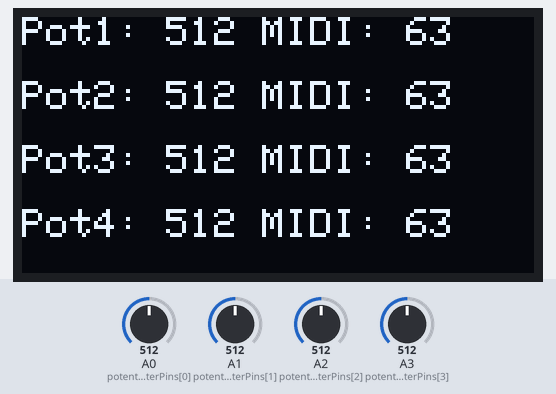
Bench run of a sketch on a simulated Arduino Uno, built with avr-gcc and run on an emulated ATmega328P. Parts: 128×64 one-colour display. The inputs (shaded band) are chosen by the test bench; at power-on: A0 (potentiometerPins[0]) = 512, A1 (potentiometerPins[1]) = 512, A2 (potentiometerPins[2]) = 512, A3 (potentiometerPins[3]) = 512. The display library's start-up logo is not drawn; what the sketch prints to the serial monitor is not drawn.

Above: at 3.2 s.
3.3 s: A0 (potentiometerPins[0]) set to 716
At 4.1 s:
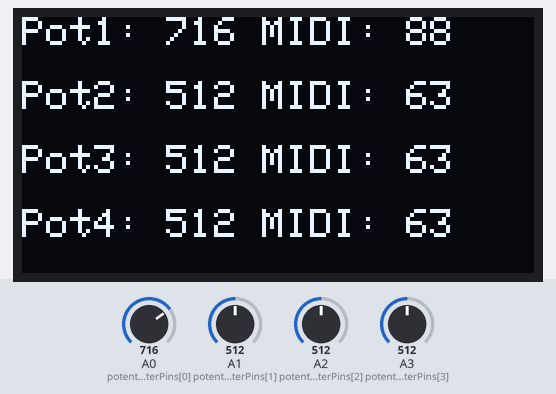
5.1 s: A1 (potentiometerPins[1]) set to 716
At 6.6 s:
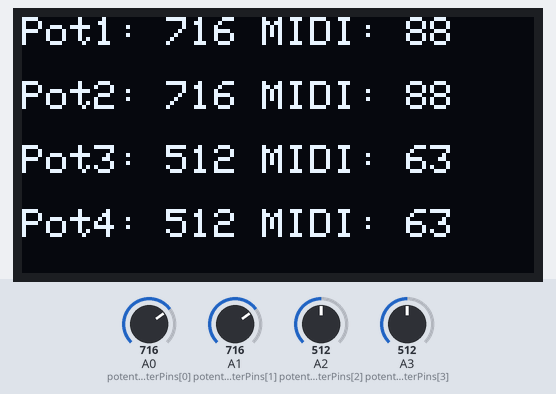
6.9 s: A2 (potentiometerPins[2]) set to 716
At 8.0 s:
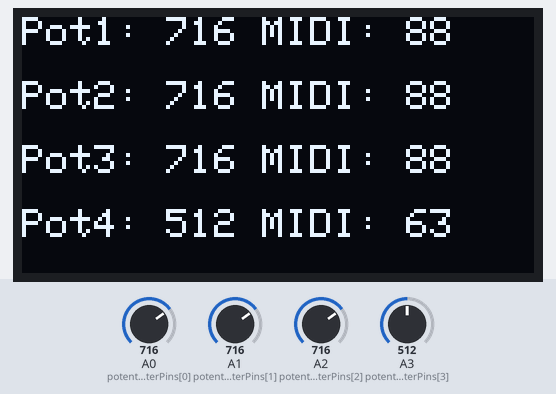
8.7 s: A3 (potentiometerPins[3]) set to 716
At 9.4 s:
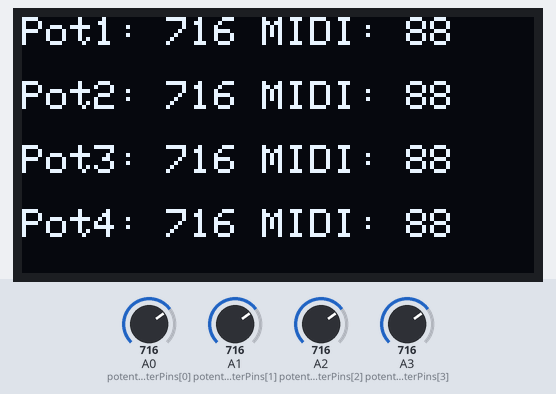
10.5 s: A0 (potentiometerPins[0]) set to 992
At 12.0 s:
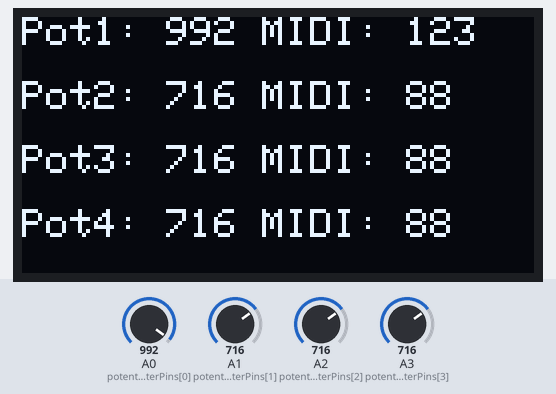
12.3 s: A1 (potentiometerPins[1]) set to 992
At 13.4 s:
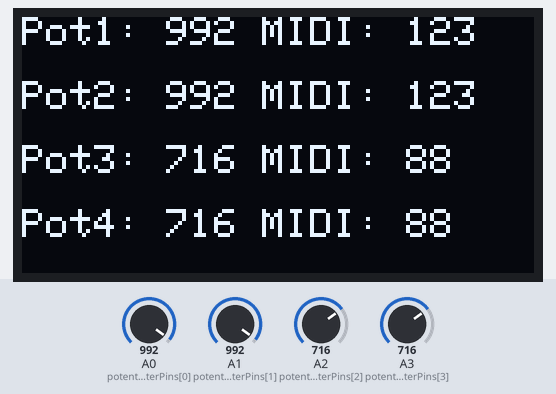
Timing chart, 0 to 15.1 s (numbered marks = the images above; inputs shaded):
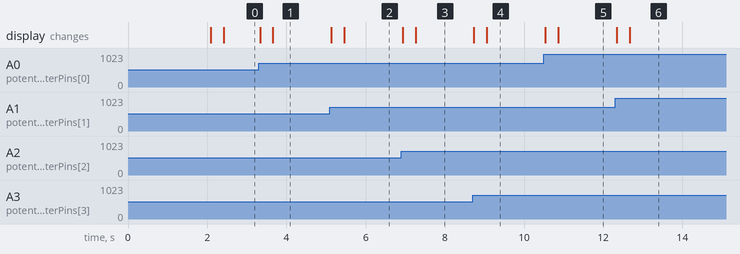

Measured:
- after the input at 3.3 s, the display: first changes at once (image 1 shows a later state)
- after the input at 5.1 s, the display: first changes at once (image 2 shows a later state)
- after the input at 6.9 s, the display: first changes at once (image 3 shows a later state)
- after the input at 8.7 s, the display: first changes at once (image 4 shows a later state)
- after the input at 10.5 s, the display: first changes at once (image 5 shows a later state)
- after the input at 12.3 s, the display: first changes at once (image 6 shows a later state)

The sketch:

midi.ino
```cpp
#include <Adafruit_GFX.h>
#include <Adafruit_SSD1306.h>

#define SCREEN_WIDTH 128 // OLED display width, in pixels
#define SCREEN_HEIGHT 64 // OLED display height, in pixels
#define OLED_RESET    -1 // Reset pin # (or -1 if sharing Arduino reset pin)
Adafruit_SSD1306 display(SCREEN_WIDTH, SCREEN_HEIGHT, &Wire, OLED_RESET);

const int potentiometerPins[4] = {A0, A1, A2, A3}; // Pins for the four potentiometers
int lastPotValues[4] = {0, 0, 0, 0}; // Last values for each potentiometer
const int numReadings = 10; // Number of readings for the moving average
int readings[4][numReadings]; // Array to store readings for each potentiometer
int readIndexes[4] = {0, 0, 0, 0}; // Index of the current reading for each potentiometer
int totals[4] = {0, 0, 0, 0}; // Sums of readings for each potentiometer
int averages[4] = {0, 0, 0, 0}; // Averages of readings for each potentiometer

void setup() {
  Serial.begin(115200);

  // Initialize the OLED display
  if (!display.begin(SSD1306_SWITCHCAPVCC, 0x3C)) { // Address 0x3C for 128x64
    Serial.println(F("SSD1306 allocation failed"));
    for (;;);
  }

  display.display();
  delay(2000); // Pause for 2 seconds
  display.clearDisplay();

  // Initialize the readings arrays to 0
  for (int i = 0; i < 4; i++) {
    for (int j = 0; j < numReadings; j++) {
      readings[i][j] = 0;
    }
  }
}

void loop() {
  bool updated = false;

  for (int i = 0; i < 4; i++) {
    // Subtract the last reading
    totals[i] -= readings[i][readIndexes[i]];
    // Read the potentiometer value
    readings[i][readIndexes[i]] = analogRead(potentiometerPins[i]);
    // Add the reading to the total
    totals[i] += readings[i][readIndexes[i]];
    // Advance to the next position in the array
    readIndexes[i]++;

    // If we're at the end of the array, wrap around to the beginning
    if (readIndexes[i] >= numReadings) {
      readIndexes[i] = 0;
    }

    // Calculate the average
    averages[i] = totals[i] / numReadings;

    // Map the average reading to MIDI value
    int midiValue = map(averages[i], 0, 1023, 0, 127);

    // Only send MIDI and update the screen if the value has changed
    if (midiValue != lastPotValues[i]) {
      sendMIDIControlChange(1 + i, midiValue, 1); // Control change on CC1-CC4, channel 1
      lastPotValues[i] = midiValue;
      updated = true;
    }
  }

  // Update the OLED display if any potentiometer values have changed
  if (updated) {
    display.clearDisplay();
    display.setTextSize(1); // Set text size to 1 to fit all values
    display.setTextColor(SSD1306_WHITE); // Set text color to white

    for (int i = 0; i < 4; i++) {
      display.setCursor(0, i * 16); // Move cursor to the appropriate line
      display.print("Pot");
      display.print(i + 1);
      display.print(": ");
      display.print(averages[i]);
      display.print(" MIDI: ");
      display.println(map(averages[i], 0, 1023, 0, 127));
    }

    display.display();
  }

}


void sendMIDIControlChange(byte control, byte value, byte channel) {
  Serial.write(0xB0 | (channel - 1));
  Serial.write(control);
  Serial.write(value);
}
```
